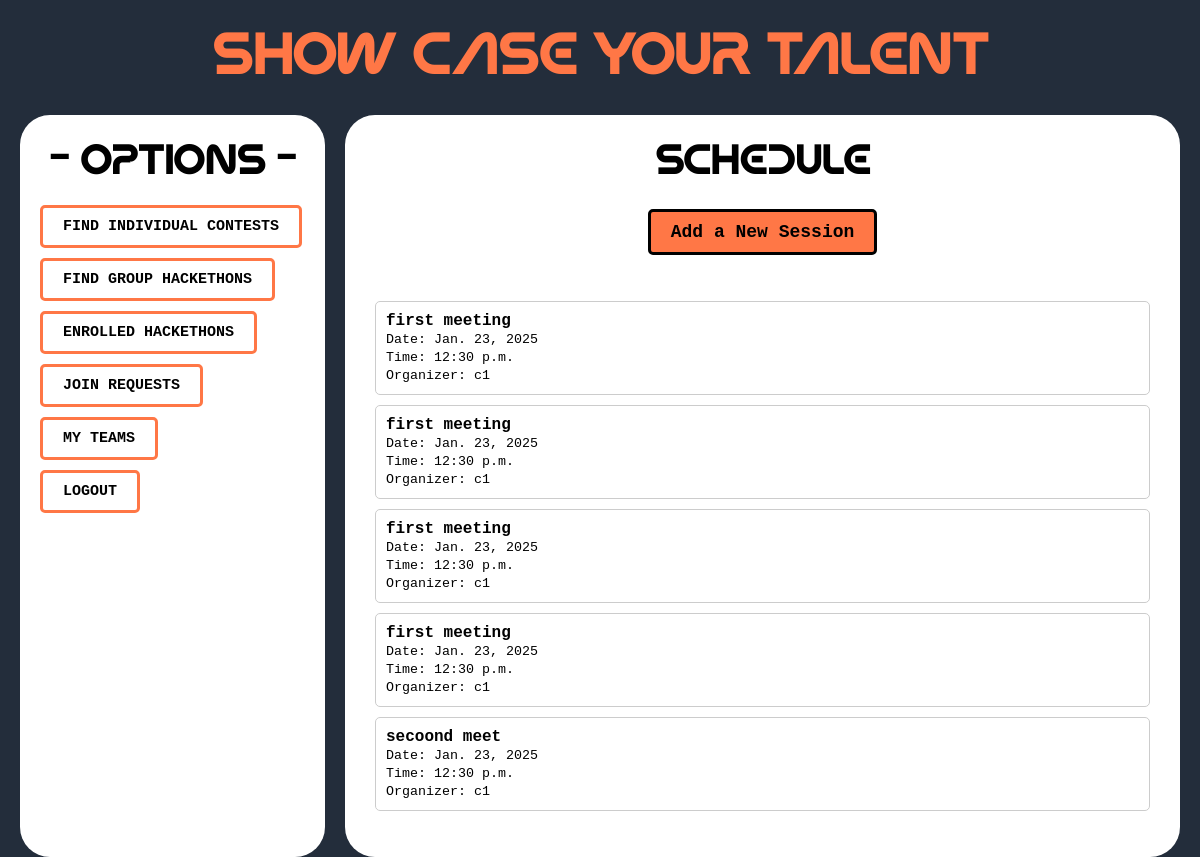
Page /competitor/team/4/schedules/ on the earlier database version.
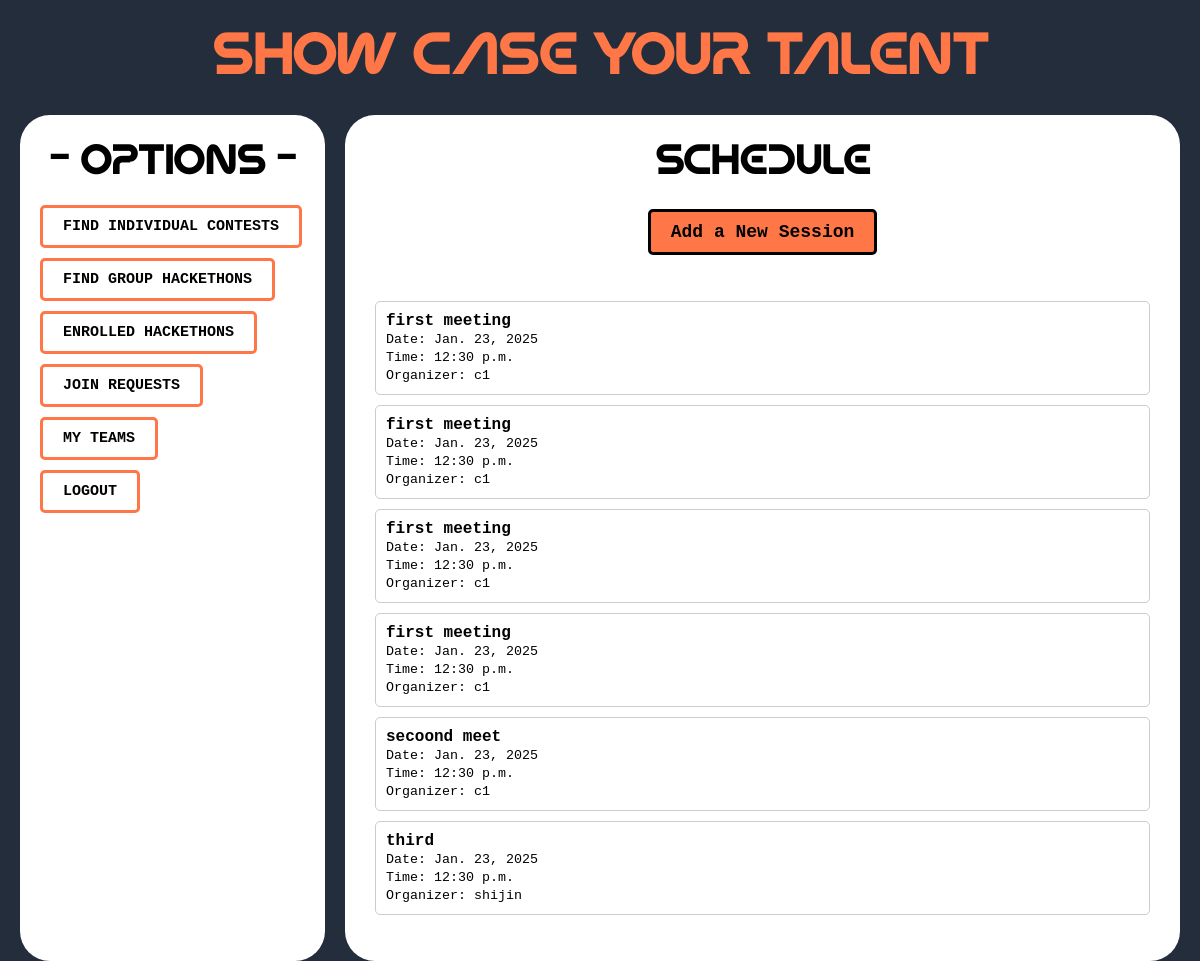
Same page on the later database version.
### competitor/models.py (models this page shows, shortened)
class Session(models.Model):
    team = models.ForeignKey(Team, on_delete=models.CASCADE, related_name="sessions")
    title = models.CharField(max_length=255)
    date = models.DateField()
    time = models.TimeField()
    organizer = models.ForeignKey(User, on_delete=models.CASCADE)  # ✅ Corrected user model reference

### accounts/models.py (models this page shows)
class CustomUser(AbstractUser):
    USER_TYPES = [
        ('host', 'Hackathon Host'),
        ('competitor', 'Competitor'),
    ]
    user_type = models.CharField(max_length=10, choices=USER_TYPES, default='competitor')

### competitor/views.py (the view)
# urls.py: path('team/<int:team_id>/schedules/', views.schedules, name='schedules'),
def schedules(request, team_id):
    sessions = Session.objects.filter(team_id=team_id).order_by('-date', '-time')
    return render(request, 'competitor/schedules.html', {'sessions': sessions, 'team_id': team_id})

### templates/competitor/schedules.html
{% extends "competitor/competitor_dashboard.html" %}
{% block right_div %}
<h1 style="color:black;text-align: center;">Schedule</h1>
<div style="text-align: center; margin-top: 20px;">
    <a href="{% url 'competitor:add_session' team_id %}" class="btn-like"
       style="display: inline-block; padding: 10px 20px; font-size: 18px; color: black; border:solid black;border-radius: 5px;">
        Add a New Session
    </a>
</div>
<div style="margin-top: 20px; padding: 10px;">
    {% if sessions %}
        <ul style="list-style: none; padding: 0;">
            {% for session in sessions %}
                <li style="margin-bottom: 10px; padding: 10px; border: 1px solid #ccc; border-radius: 5px;">
                    <strong>{{ session.title }}</strong> <br>
                    <small>Date: {{ session.date }}</small> <br>
                    <small>Time: {{ session.time }}</small> <br>
                    <small>Organizer: {{ session.organizer }}</small>
                </li>
            {% endfor %}
        </ul>
    {% else %}
        <p style="text-align: center; color: gray;">No sessions scheduled yet.</p>
    {% endif %}
</div>
{% endblock right_div %}

Differences in the rows shown:
added Session: title "third", date "Jan. 23, 2025", time "12:30 p.m.", organizer "shijin"
